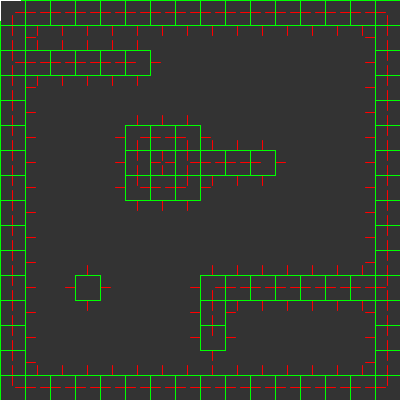
Frame 1 (no input)
Frame 60 (the mouse pressed at the canvas centre just before this capture): identical to frame 1, image omitted
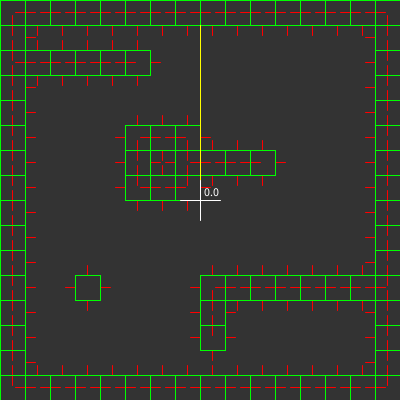
Frame 120 (the mouse held since frame 60 and released just before this capture)

The Processing sketch that drew these frames (run headless with seeded random() and noise(); from frame 60 on, the mouse is pressed at the canvas centre):

// Processing sketch: SegmentDist
// ── SegmentDist.pde
String[] mapData = {
  "################",
  "#..............#",
  "######.........#",
  "#..............#",
  "#..............#",
  "#....###.......#",
  "#....#.####....#",
  "#....###.......#",
  "#..............#",
  "#..............#",
  "#..............#",
  "#..#....########",
  "#.......#......#",
  "#.......#......#",
  "#..............#",
  "################"
};

ArrayList<Wall> walls = new ArrayList<Wall>();

void mapInit() {
  final int n = mapData.length;
  final int w = width / n;
  final int h = height / n;

  for (int i = 0; i < n; i++) {
    for (int j = 0; j < n; j++) {
      char c = mapData[i].charAt(j);
      if (c == '#') {
        walls.add(new Wall(new PVector(j * w, i * h), new PVector(j * w + w, i * h), new PVector(0, 0, 1)));
        walls.add(new Wall(new PVector(j * w + w, i * h), new PVector(j * w + w, i * h + h), new PVector(0, 0, 1)));
        walls.add(new Wall(new PVector(j * w, i * h + h), new PVector(j * w + w, i * h + h), new PVector(0, 0, -1)));
        walls.add(new Wall(new PVector(j * w, i * h), new PVector(j * w, i * h + h), new PVector(0, 0, -1)));
      }
    }
  }
}

float map(PVector p, PVector c) {
  final float d = walls.stream().parallel().map(w -> w.dist(p)).sorted((d1, d2) -> (int)(abs(d1) - abs(d2))).findFirst().orElse(1000.0f);
  if (d >= 1000.0f) {
    return d;
  }
  
  final java.util.Optional<Wall> closestWall = walls.stream().parallel().filter(w -> w.dist(p) == d).findFirst();
  if (closestWall.isPresent()) {
    c.set(closestWall.get().closestPoint(p));
  }

  return d;
}

void setup() {
  size(400, 400);
  noCursor();
  mapInit();
}

void draw() {
  PVector p = new PVector(mouseX, mouseY);
  PVector c = new PVector();
  float d = map(p, c);

  background(51);

  walls.forEach(Wall::draw);

  stroke(255, 255, 0);
  line(p.x, p.y, c.x, c.y);

  stroke(255);
  line(p.x - 20, p.y, p.x + 20, p.y);
  line(p.x, p.y - 20, p.x, p.y + 20);
  text("" + d, p.x + 4, p.y - 4);
}

// ── Wall.pde
class Wall 
{
  Wall(PVector a, PVector b, PVector d) {
    this.a = a;
    this.b = b;
    this.u = PVector.sub(b, a).normalize();
    this.n = PVector.sub(b, a).cross(d).normalize();
    this.l = PVector.sub(b, a).mag();
  }
  
  float dist(PVector p) {
    PVector v = PVector.sub(p, this.a);
    float l = v.dot(this.u);
    float d = v.dot(this.n);
    float s = d / (abs(d) + 0.00001f);
    return (max(l - this.l, 0) - min(l, 0)) * s + d;
  }
  
  PVector closestPoint(PVector p) {
    PVector v = PVector.sub(p, this.a);
    float l = v.dot(this.u);
    if(l < 0) {
      return this.a;
    } else if( l > this.l) {
      return this.b;
    } else {
      return PVector.mult(u, l).add(a);
    }
  }
  
  void draw() {
    PVector m = PVector.add(a, b).div(2);
    stroke(255, 0, 0);
    line(m.x, m.y, m.x + this.n.x * 10, m.y + this.n.y * 10);
    
    stroke(0, 255, 0);
    line(this.a.x, this.a.y, this.b.x, this.b.y);
  }
  
  PVector a;
  PVector b;
  PVector u;
  PVector n;
  float l;
}
